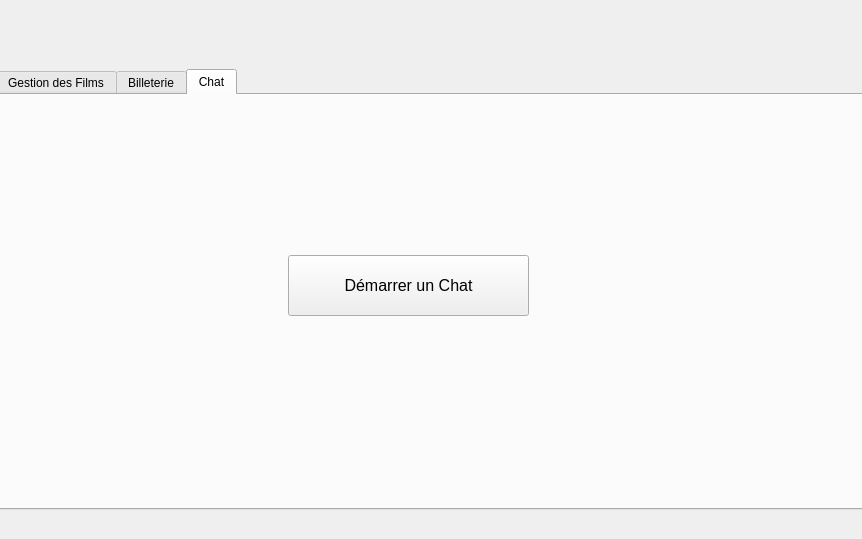
<?xml version="1.0" encoding="UTF-8"?>
<ui version="4.0">
 <class>Programmation</class>
 <widget class="QDialog" name="Programmation">
  <property name="geometry">
   <rect>
    <x>0</x>
    <y>0</y>
    <width>862</width>
    <height>539</height>
   </rect>
  </property>
  <property name="windowTitle">
   <string>Programmation</string>
  </property>
  <widget class="QLabel" name="label">
   <property name="geometry">
    <rect>
     <x>-5</x>
     <y>-5</y>
     <width>871</width>
     <height>551</height>
    </rect>
   </property>
   <property name="text">
    <string/>
   </property>
   <property name="pixmap">
    <pixmap resource="cinemApp.qrc">:/new/prefix1/cinemApp.jpg</pixmap>
   </property>
   <property name="scaledContents">
    <bool>true</bool>
   </property>
  </widget>
  <widget class="QTabWidget" name="tabWidget">
   <property name="geometry">
    <rect>
     <x>-4</x>
     <y>69</y>
     <width>871</width>
     <height>441</height>
    </rect>
   </property>
   <property name="currentIndex">
    <number>2</number>
   </property>
   <widget class="QWidget" name="tab_3">
    <attribute name="title">
     <string>Gestion des Films</string>
    </attribute>
    <widget class="QGroupBox" name="groupBox">
     <property name="geometry">
      <rect>
       <x>30</x>
       <y>30</y>
       <width>371</width>
       <height>181</height>
      </rect>
     </property>
     <property name="title">
      <string>Ajout / modification</string>
     </property>
     <widget class="QLabel" name="label_2">
      <property name="geometry">
       <rect>
        <x>20</x>
        <y>70</y>
        <width>71</width>
        <height>16</height>
       </rect>
      </property>
      <property name="text">
       <string>Nom</string>
      </property>
     </widget>
     <widget class="QLabel" name="label_3">
      <property name="geometry">
       <rect>
        <x>20</x>
        <y>110</y>
        <width>71</width>
        <height>16</height>
       </rect>
      </property>
      <property name="text">
       <string>Categorie</string>
      </property>
     </widget>
     <widget class="QLabel" name="label_4">
      <property name="geometry">
       <rect>
        <x>20</x>
        <y>150</y>
        <width>56</width>
        <height>16</height>
       </rect>
      </property>
      <property name="text">
       <string>Durée</string>
      </property>
     </widget>
     <widget class="QLineEdit" name="lineEdit_Nom">
      <property name="geometry">
       <rect>
        <x>120</x>
        <y>70</y>
        <width>113</width>
        <height>22</height>
       </rect>
      </property>
      <property name="text">
       <string/>
      </property>
     </widget>
     <widget class="QLineEdit" name="lineEdit_categorie">
      <property name="geometry">
       <rect>
        <x>120</x>
        <y>110</y>
        <width>113</width>
        <height>22</height>
       </rect>
      </property>
     </widget>
     <widget class="QPushButton" name="pushButton_modifFilm">
      <property name="geometry">
       <rect>
        <x>260</x>
        <y>140</y>
        <width>93</width>
        <height>28</height>
       </rect>
      </property>
      <property name="text">
       <string>Modifier</string>
      </property>
     </widget>
     <widget class="QPushButton" name="pushButton_ajoutFilm">
      <property name="geometry">
       <rect>
        <x>260</x>
        <y>100</y>
        <width>93</width>
        <height>28</height>
       </rect>
      </property>
      <property name="text">
       <string>Ajouter</string>
      </property>
     </widget>
     <widget class="QLineEdit" name="lineEdit_duree">
      <property name="geometry">
       <rect>
        <x>120</x>
        <y>150</y>
        <width>113</width>
        <height>22</height>
       </rect>
      </property>
     </widget>
     <widget class="QLabel" name="label_9">
      <property name="geometry">
       <rect>
        <x>20</x>
        <y>30</y>
        <width>71</width>
        <height>16</height>
       </rect>
      </property>
      <property name="text">
       <string>ID Film</string>
      </property>
     </widget>
     <widget class="QLineEdit" name="lineEdit_ID">
      <property name="geometry">
       <rect>
        <x>120</x>
        <y>30</y>
        <width>113</width>
        <height>22</height>
       </rect>
      </property>
     </widget>
    </widget>
    <widget class="QGroupBox" name="groupBox_2">
     <property name="geometry">
      <rect>
       <x>30</x>
       <y>230</y>
       <width>371</width>
       <height>101</height>
      </rect>
     </property>
     <property name="title">
      <string>Suppression</string>
     </property>
     <widget class="QLabel" name="label_5">
      <property name="geometry">
       <rect>
        <x>20</x>
        <y>50</y>
        <width>71</width>
        <height>16</height>
       </rect>
      </property>
      <property name="text">
       <string>ID Film</string>
      </property>
     </widget>
     <widget class="QLineEdit" name="lineEdit_suppFilm">
      <property name="geometry">
       <rect>
        <x>120</x>
        <y>50</y>
        <width>113</width>
        <height>22</height>
       </rect>
      </property>
     </widget>
     <widget class="QPushButton" name="pushButton_suppFilm">
      <property name="geometry">
       <rect>
        <x>260</x>
        <y>50</y>
        <width>93</width>
        <height>28</height>
       </rect>
      </property>
      <property name="text">
       <string>Supprimer</string>
      </property>
     </widget>
    </widget>
    <widget class="QGroupBox" name="groupBox_3">
     <property name="geometry">
      <rect>
       <x>419</x>
       <y>29</y>
       <width>421</width>
       <height>301</height>
      </rect>
     </property>
     <property name="title">
      <string>Liste des Films</string>
     </property>
     <widget class="QTableView" name="tableView_Film">
      <property name="geometry">
       <rect>
        <x>20</x>
        <y>40</y>
        <width>391</width>
        <height>211</height>
       </rect>
      </property>
     </widget>
     <widget class="QPushButton" name="pushButton">
      <property name="geometry">
       <rect>
        <x>60</x>
        <y>260</y>
        <width>93</width>
        <height>28</height>
       </rect>
      </property>
      <property name="text">
       <string>PDF</string>
      </property>
     </widget>
     <widget class="QPushButton" name="pushButton_2">
      <property name="geometry">
       <rect>
        <x>260</x>
        <y>260</y>
        <width>93</width>
        <height>28</height>
       </rect>
      </property>
      <property name="text">
       <string>Imprimer</string>
      </property>
     </widget>
    </widget>
    <widget class="QGroupBox" name="groupBox_7">
     <property name="geometry">
      <rect>
       <x>30</x>
       <y>340</y>
       <width>371</width>
       <height>51</height>
      </rect>
     </property>
     <property name="title">
      <string>Tri</string>
     </property>
     <widget class="QRadioButton" name="radioButton">
      <property name="geometry">
       <rect>
        <x>10</x>
        <y>20</y>
        <width>97</width>
        <height>21</height>
       </rect>
      </property>
      <property name="text">
       <string>Durée ↓</string>
      </property>
     </widget>
    </widget>
    <widget class="QGroupBox" name="groupBox_8">
     <property name="geometry">
      <rect>
       <x>420</x>
       <y>340</y>
       <width>421</width>
       <height>51</height>
      </rect>
     </property>
     <property name="title">
      <string>Recherche</string>
     </property>
     <widget class="QLineEdit" name="lineEdit_rechercheF">
      <property name="geometry">
       <rect>
        <x>90</x>
        <y>20</y>
        <width>181</width>
        <height>22</height>
       </rect>
      </property>
     </widget>
     <widget class="QPushButton" name="pushButton_rechercheF">
      <property name="geometry">
       <rect>
        <x>290</x>
        <y>20</y>
        <width>93</width>
        <height>28</height>
       </rect>
      </property>
      <property name="text">
       <string>Recherche</string>
      </property>
     </widget>
    </widget>
   </widget>
   <widget class="QWidget" name="tab_4">
    <attribute name="title">
     <string>Billeterie</string>
    </attribute>
    <widget class="QGroupBox" name="groupBox_4">
     <property name="geometry">
      <rect>
       <x>20</x>
       <y>30</y>
       <width>351</width>
       <height>241</height>
      </rect>
     </property>
     <property name="title">
      <string>Ajout / modification</string>
     </property>
     <widget class="QLabel" name="label_6">
      <property name="geometry">
       <rect>
        <x>10</x>
        <y>40</y>
        <width>71</width>
        <height>16</height>
       </rect>
      </property>
      <property name="text">
       <string>Num Ticket</string>
      </property>
     </widget>
     <widget class="QLabel" name="label_7">
      <property name="geometry">
       <rect>
        <x>10</x>
        <y>80</y>
        <width>56</width>
        <height>16</height>
       </rect>
      </property>
      <property name="text">
       <string>Nom </string>
      </property>
     </widget>
     <widget class="QLabel" name="label_8">
      <property name="geometry">
       <rect>
        <x>10</x>
        <y>120</y>
        <width>61</width>
        <height>16</height>
       </rect>
      </property>
      <property name="text">
       <string>Nb Places</string>
      </property>
     </widget>
     <widget class="QLabel" name="label_15">
      <property name="geometry">
       <rect>
        <x>0</x>
        <y>180</y>
        <width>81</width>
        <height>16</height>
       </rect>
      </property>
      <property name="text">
       <string>Date/Heure</string>
      </property>
     </widget>
     <widget class="QLineEdit" name="lineEdit_IDE">
      <property name="geometry">
       <rect>
        <x>80</x>
        <y>40</y>
        <width>113</width>
        <height>22</height>
       </rect>
      </property>
     </widget>
     <widget class="QLineEdit" name="lineEdit_nomC">
      <property name="geometry">
       <rect>
        <x>80</x>
        <y>80</y>
        <width>113</width>
        <height>22</height>
       </rect>
      </property>
     </widget>
     <widget class="QLineEdit" name="lineEdit_NbPlaces">
      <property name="geometry">
       <rect>
        <x>80</x>
        <y>120</y>
        <width>113</width>
        <height>22</height>
       </rect>
      </property>
     </widget>
     <widget class="QPushButton" name="pushButton_modifTicket">
      <property name="geometry">
       <rect>
        <x>240</x>
        <y>200</y>
        <width>93</width>
        <height>28</height>
       </rect>
      </property>
      <property name="text">
       <string>Modifier</string>
      </property>
     </widget>
     <widget class="QPushButton" name="pushButton_ajoutTicket">
      <property name="geometry">
       <rect>
        <x>240</x>
        <y>160</y>
        <width>93</width>
        <height>28</height>
       </rect>
      </property>
      <property name="text">
       <string>Ajouter</string>
      </property>
     </widget>
     <widget class="QDateEdit" name="dateEdit">
      <property name="geometry">
       <rect>
        <x>70</x>
        <y>180</y>
        <width>91</width>
        <height>22</height>
       </rect>
      </property>
     </widget>
     <widget class="QTimeEdit" name="timeEdit">
      <property name="geometry">
       <rect>
        <x>160</x>
        <y>180</y>
        <width>61</width>
        <height>22</height>
       </rect>
      </property>
     </widget>
    </widget>
    <widget class="QGroupBox" name="groupBox_5">
     <property name="geometry">
      <rect>
       <x>20</x>
       <y>280</y>
       <width>351</width>
       <height>71</height>
      </rect>
     </property>
     <property name="title">
      <string>Suppression</string>
     </property>
     <widget class="QLabel" name="label_16">
      <property name="geometry">
       <rect>
        <x>10</x>
        <y>30</y>
        <width>71</width>
        <height>16</height>
       </rect>
      </property>
      <property name="text">
       <string>Num Ticket</string>
      </property>
     </widget>
     <widget class="QLineEdit" name="lineEdit_supprimerTicket">
      <property name="geometry">
       <rect>
        <x>80</x>
        <y>30</y>
        <width>113</width>
        <height>22</height>
       </rect>
      </property>
     </widget>
     <widget class="QPushButton" name="pushButton_supprimerTicket">
      <property name="geometry">
       <rect>
        <x>240</x>
        <y>30</y>
        <width>93</width>
        <height>28</height>
       </rect>
      </property>
      <property name="text">
       <string>Supprimer</string>
      </property>
     </widget>
    </widget>
    <widget class="QGroupBox" name="groupBox_6">
     <property name="geometry">
      <rect>
       <x>389</x>
       <y>29</y>
       <width>461</width>
       <height>321</height>
      </rect>
     </property>
     <property name="title">
      <string>Liste Tickets</string>
     </property>
     <widget class="QTableView" name="tableView_Ticket">
      <property name="geometry">
       <rect>
        <x>20</x>
        <y>30</y>
        <width>421</width>
        <height>241</height>
       </rect>
      </property>
     </widget>
     <widget class="QPushButton" name="pushButton_excel">
      <property name="geometry">
       <rect>
        <x>180</x>
        <y>280</y>
        <width>93</width>
        <height>28</height>
       </rect>
      </property>
      <property name="text">
       <string>Export Excel</string>
      </property>
     </widget>
    </widget>
   </widget>
   <widget class="QWidget" name="tab">
    <attribute name="title">
     <string>Chat</string>
    </attribute>
    <widget class="QPushButton" name="pushButton_Chat">
     <property name="geometry">
      <rect>
       <x>290</x>
       <y>160</y>
       <width>241</width>
       <height>61</height>
      </rect>
     </property>
     <property name="font">
      <font>
       <pointsize>12</pointsize>
       <weight>50</weight>
       <italic>false</italic>
       <bold>false</bold>
       <underline>false</underline>
      </font>
     </property>
     <property name="text">
      <string>Démarrer un Chat</string>
     </property>
    </widget>
   </widget>
  </widget>
 </widget>
 <resources>
  <include location="cinemApp.qrc"/>
 </resources>
 <connections/>
</ui>
